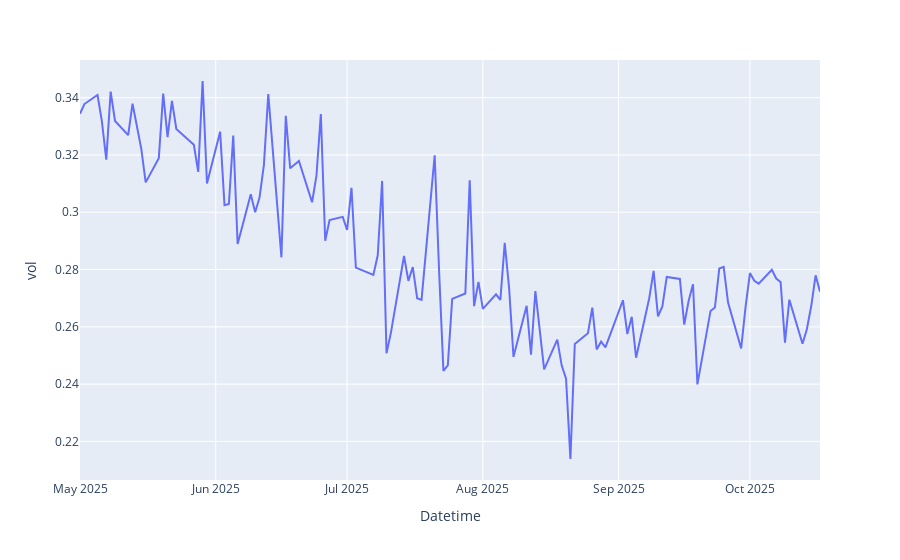

Notebook code cell kept with this figure:
### Code cell
vols_1_3m.reset_index().plot(y='vol', x='Datetime')
